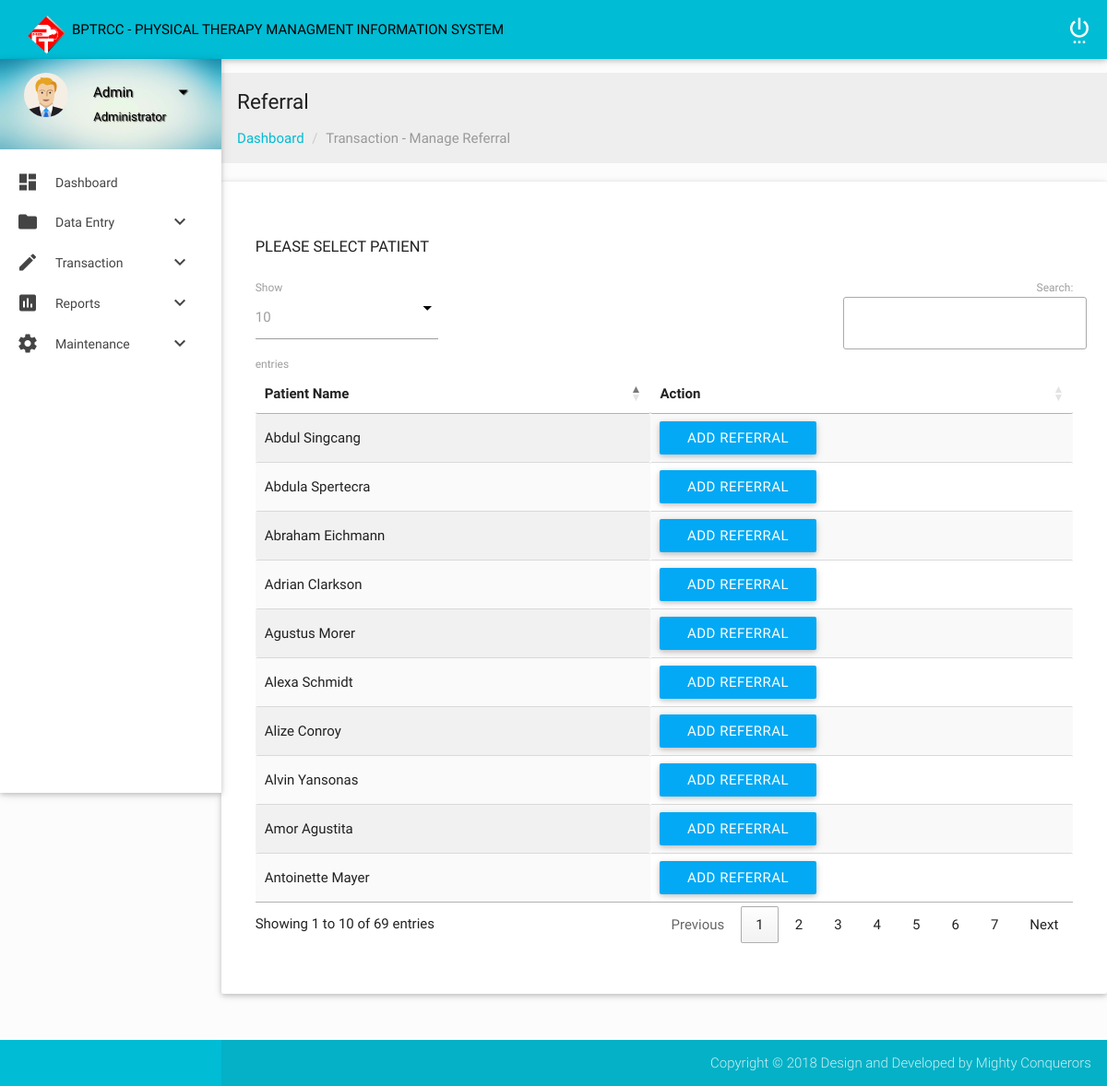
/admin/searchPatient.php, run on the app's committed database.
### tables this page shows
CREATE TABLE `patient` (
  `PatientID` int(11) NOT NULL AUTO_INCREMENT,
  `PatientName` text NOT NULL,
  `PatientAddress` text NOT NULL,
  `PatientGender` text NOT NULL,
  `PatientBirthdate` date NOT NULL,
  `PatientCivilStatus` text NOT NULL,
  `PatientProfession` text NOT NULL,
  `PatientDoctor` text NOT NULL,
  `PatientHospital` text NOT NULL,
  `PatientReferralAddress` text NOT NULL,
  `PatientTelephone` int(11) NOT NULL,
  `PatientContactPerson` text NOT NULL,
  `PatientCases` text NOT NULL,
  `month` char(3) NOT NULL,
  `year` char(4) NOT NULL,
  PRIMARY KEY (`PatientID`)
);

### admin/searchPatient.php (the view, shortened to what this page needs)
<?php include("header.php"); ?>
            <section class="section">
                <div id="breadcrumbs-wrapper" class=" grey lighten-3">
                  <div class="container">
                    <div class="row">
                      <div class="col s12 m12 l12">
                        <h5 class="breadcrumbs-title">Referral</h5>
                        <ol class="breadcrumb">
                            <li><a href="index.html">Dashboard</a></li>
                            <li class="active">Transaction - Manage Referral</li>
                        </ol>
                      </div>
                    </div>
                  </div>
                </div>
            <?php include("config.php"); ?>
                <div class="card-panel">
                    <div class="container">
                        <div class="section">
                            <div id="table-datatables">
                                <h4 class="header2">Please Select Patient</h4>
                                    <div class="row">
                                        <div class="col s12 m8 l12">
                                            <table id="data-table-simple" class="responsive-table display" cellspacing="0">
                                                <thead>
                                                    <tr>
                                                        <th>Patient Name</th>
                                                        <th>Action</th>
                                                    </tr>
                                                </thead>
                                                <tbody>
                                                    <?php $result1 = mysqli_query($mysqli, "SELECT * FROM patient");
                                                    while ($res1 = mysqli_fetch_array($result1)) { ?>
                                                        <td><?php echo $res1['PatientName']; ?></td>
                                                        <td><a href="referralAdd.php?Patient_ID=<?php echo $res1['PatientID']; ?>" class="waves-effect waves-light light-blue btn" >Add Referral</button>
                                                         </td>
                                                    <?php }?>
                                                </tbody>
                                            </table>
                                        </div>
                                    </div>
                            </div>
                        </div>
                    </div>
                </div>
            </section>
        </div>
    </div>
    <footer class="page-footer">
        <div class="footer-copyright">
            <div class="container">
                <span class="right">  Copyright © 2018 Design and Developed by Mighty Conquerors</span>
            </div>
        </div>
    </footer>
</body>
</html>

### admin/css/style.css (style rules this page uses)
body { background-color: #fcfcfc; }
#main, footer { padding-left: 240px; }
.container { padding: 0 0.5rem; margin: 0 auto; max-width: 100% !important; width: 98%; }
@media only screen and (min-width: 601px) { .container { width: 98%; } }
@media only screen and (min-width: 993px) { .container { width: 98%; } }
h4.header2 { font-size: 1.1rem; font-weight: 400; text-transform: uppercase; }
.breadcrumb { padding: 0px; margin: 15px 0px; list-style: none; }
.breadcrumbs-title { font-size: 1.5rem; line-height: 1.804rem; margin: 18px 0px 0px 0px; }
.breadcrumb > li { display: inline-block; }
.breadcrumb a { color: #00bcd4; }
.breadcrumb .active { font-weight: normal; color: #999; }
.breadcrumb > li + li:before { padding: 0 5px; color: #ccc; content: "/\00a0"; }
#flotchart td, th { padding: 5px; }
footer.page-footer { padding-top: 0px; }

### data on the page
patient: PatientName "Alexa Schmidt"
patient: PatientName "Alize Conroy"
patient: PatientName "Antoinette Mayer"
patient: PatientName "Alvin Yansonas"
patient: PatientName "Abraham Eichmann"
patient: PatientName "Agustus Morer"
patient: PatientName "Abdula Spertecra"
patient: PatientName "Amor Agustita"
patient: PatientName "Abdul Singcang"
patient: PatientName "Adrian Clarkson"
